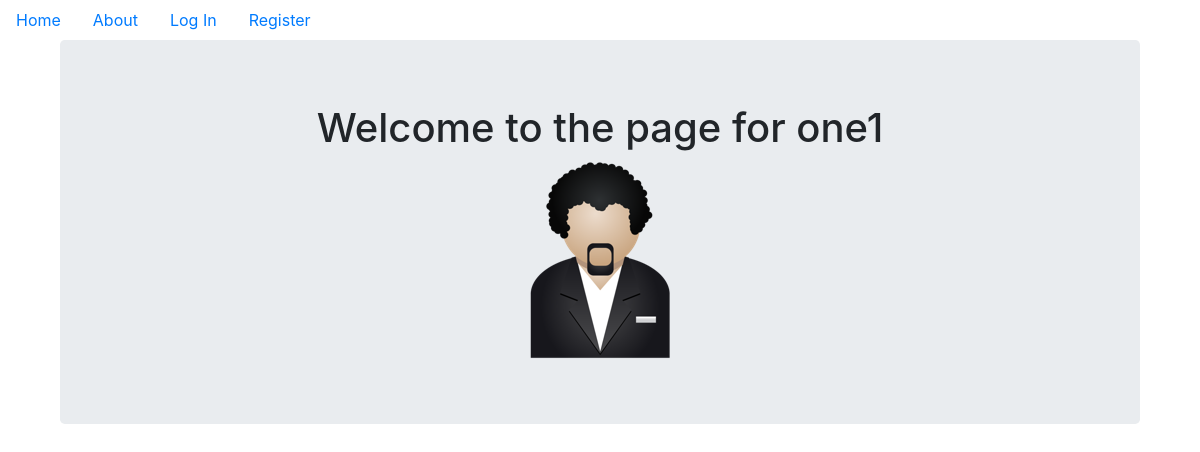
Page /one1 on the earlier database version.
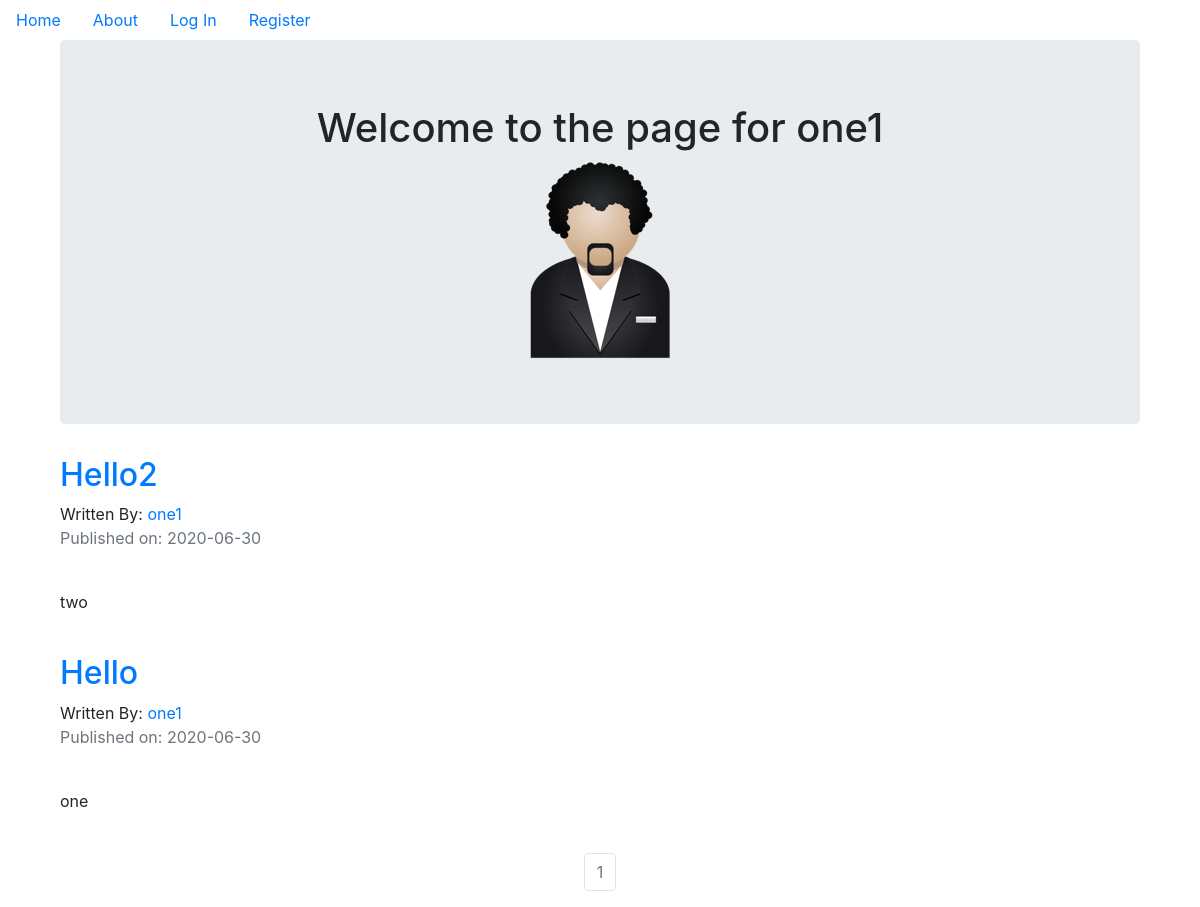
Same page on the later database version.
### myblogs/models.py (models this page shows, shortened)
class User(db.Model, UserMixin):
    __tablename__ = 'users'
    id = db.Column(db.Integer, primary_key=True)
    profile_image = db.Column(
        db.String(64), nullable=False, default='default_profile.png')
    email = db.Column(db.String(64), unique=True, index=True)
    username = db.Column(db.String(64), unique=True, index=True)
    password_hash = db.Column(db.String(128))
    posts = db.relationship('BlogPost', backref='author', lazy=True)

class BlogPost(db.Model):
    users = db.relationship(User)
    id = db.Column(db.Integer, primary_key=True)
    user_id = db.Column(db.Integer, db.ForeignKey('users.id'), nullable=False)
    date = db.Column(db.DateTime, nullable=False, default=datetime.utcnow)
    title = db.Column(db.String(140), nullable=False)
    text = db.Column(db.Text, nullable=False)

### myblogs/users/views.py (the view)
@users.route('/<username>')
def user_posts(username):
    page = request.args.get('page', 1, int)
    user = User.query.filter_by(username=username).first_or_404()
    blog_posts = BlogPost.query.filter_by(author=user).order_by(
        BlogPost.date.desc()).paginate(page=page, per_page=5)
    return render_template('user_blog_posts.html', blog_posts=blog_posts, user=user)

### myblogs/templates/user_blog_posts.html
{% extends "base.html" %}
{% block content %}
<div class="container">
  <div class="jumbotron">
    <div align='center'>
      <h1>Welcome to the page for {{user.username}}</h1>
      <img src="{{url_for('static',filename='profile_pics/'+user.profile_image)}}">
    </div>
  </div>
  {% for post in blog_posts.items  %}
  <h2> <a href="{{url_for('blog_posts.blog_post',blog_post_id=post.id)}}">{{post.title}}</a> </h2>
  Written By: <a href="{{url_for('users.user_posts',username=post.author.username)}}">{{post.author.username}}</a>
  <p class='text-muted'>Published on: {{post.date.strftime("%Y-%m-%d")}}</p>
  <br>
  <p>{{post.text}}</p>
  <br>
  {% endfor %}
</div>
<nav aria-label='Page Navigation example'>
  <ul class="pagination justify-content-center">
    {% for page_num in blog_posts.iter_pages(left_edge=1,right_edge=1,left_current=1,right_current=2)  %}
    {% if blog_posts.page == page_num %}
    <li class='page-item disabled'>
      <a class="page-link" href="{{url_for('users.user_posts',username=user.username,page=page_num)}}">{{ page_num}}</a>
    </li>
    {% else %}
    <li class='page-item'>
      <a class="page-link" href="{{url_for('users.user_posts',username=user.username,page=page_num)}}">{{ page_num}}</a>
    </li>
    {% endif %}
    {% endfor %}
  </ul>
</nav>
{% endblock %}

### myblogs/templates/base.html (shortened to what this page needs)
<!DOCTYPE html>
<html lang="en" dir="ltr">
<head>
  <link rel="stylesheet" href="https://maxcdn.bootstrapcdn.com/bootstrap/4.0.0/css/bootstrap.min.css">
</head>
<body>
  <ul class='nav'>
    <li class='nav-link'>
      <a href="{{url_for('core.index')}}">Home</a>
    </li>
    <li class='nav-link'>
      <a href="{{url_for('core.info')}}">About</a>
    </li>
    {% if current_user.is_authenticated %}
    <li class='nav-link'>
      <a href="{{url_for('users.logout')}}">Log Out</a>
    </li>
    <li class='nav-link'>
      <a href="{{url_for('users.account')}}">Account</a>
    </li>
    <li class='nav-link'>
      <a href="{{url_for('blog_posts.create_post')}}">Create Post</a>
    </li>
    {% else %}
    <li class='nav-link'>
      <a href="{{url_for('users.login')}}">Log In</a>
    </li>
    <li class='nav-link'>
      <a href="{{url_for('users.register')}}">Register</a>
    </li>
    {% endif %}
  </ul>
  <div class="container">
    {% block content %}
    {% endblock %}
  </div>
</body>
</html>

Differences in the rows shown:
added BlogPost: title "Hello2", author.username "one1", date "2020-06-30", text "two"
added BlogPost: title "Hello", author.username "one1", date "2020-06-30", text "one"
Other differences:
new list line: "1"
